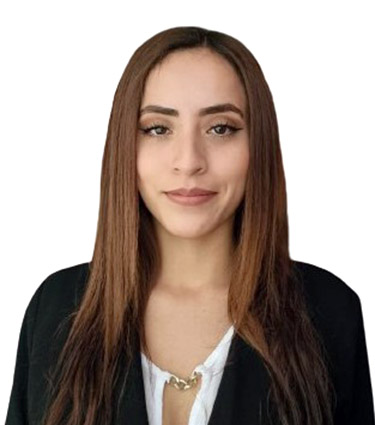
#> input picture tests/test_image.jpg, 375 x 425 px, found by its file name
$ python refine_edges.py
#> lines starting #> are read from the running program, lines starting #| are printed output that depends on the picture; after the words box and inside, x2 and y2 are one past the last pixel; in counts of white or black regions, pixels touching at a corner belong together
#> further down, img is the input picture: shape (425, 375, 3); mean B, G, R 143.6, 151.2, 164.9
#!/usr/bin/env python3
"""
Edge-refinement helper

This utility wraps several tricks that improve on “plain” Canny for
situations where edges are faint or defined mainly by colour:

    • Adaptive contrast boost (CLAHE) on the luminance channel
    • Customisable Canny thresholds
    • Channel-wise Canny on RGB  _and_  Lab a*/b* chroma channels
    • Morphological closing to bridge small gaps in the edge map
    • Optional visualisation for quick tuning

Requires:
    pip install opencv-python numpy
"""

from __future__ import annotations
from typing import Tuple, Dict, Any, List

import cv2
import numpy as np
import os

def refine_edges(
    img_bgr: np.ndarray,
    *,
    canny_lo: int = 40,
    canny_hi: int = 120,
    use_clahe: bool = True,
    clahe_grid: Tuple[int, int] = (8, 8),
    use_rgb: bool = True,
    use_lab: bool = True,
    close_kernel: int = 3,
    show: bool = False,
) -> np.ndarray:
    """
    Return a refined binary edge map.

    Parameters
    ----------
    img_bgr : np.ndarray
        Input image in BGR order (cv2.imread() default).
    canny_lo, canny_hi : int
        Thresholds for the Canny operator.  Lower them to catch fainter edges.
    use_clahe : bool
        If True, run Contrast-Limited Adaptive Histogram Equalisation on
        the grayscale luminance before Canny.
    clahe_grid : (int, int)
        Tile grid size for CLAHE (bigger ⇒ coarser contrast boost).
    use_rgb, use_lab : bool
        Run Canny on individual RGB and/or Lab a*/b* channels and OR
        the results with the base grayscale edge map.
    close_kernel : int
        Size (pixels) of the square structuring element for a morphological
        closing pass (0 disables it).
    show : bool
        Pop up OpenCV windows to preview the intermediate steps.

    Returns
    -------
    edges : np.ndarray
        Single-channel uint8 image (255 = edge, 0 = background).
    """
#> called with canny_lo = 40, canny_hi = 120, use_clahe = True, clahe_grid = (8, 8), use_rgb = True, use_lab = True, close_kernel = 3, show = False
    if img_bgr.ndim != 3 or img_bgr.shape[2] != 3:
        raise ValueError("img_bgr must be a colour image in BGR format")

    # ── 1. Base grayscale + optional CLAHE ────────────────────────────────────
    gray = cv2.cvtColor(img_bgr, cv2.COLOR_BGR2GRAY)
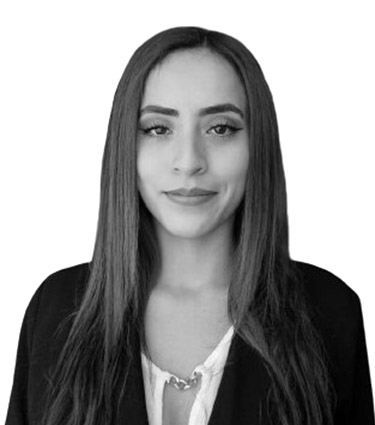
#> gray: shape (425, 375); min 0, max 255, mean 154.4
    if use_clahe:
        clahe = cv2.createCLAHE(clipLimit=2.0, tileGridSize=clahe_grid)
        gray = clahe.apply(gray)
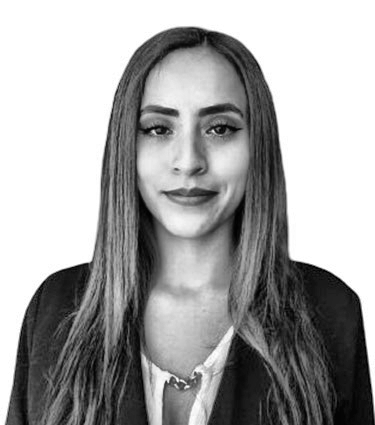
#> gray: shape (425, 375); min 1, max 255, mean 164.2

    base_edges = cv2.Canny(gray, canny_lo, canny_hi)
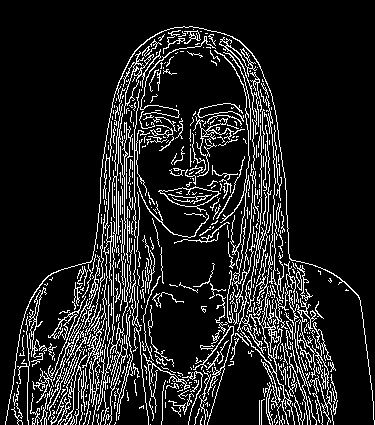
#> base_edges: shape (425, 375); 12.7% white in thin lines or dots

    # ── 2. Optional per-channel Canny on colour spaces ───────────────────────
    extras: List[np.ndarray] = []

    if use_rgb:
        for ch in cv2.split(img_bgr):               # B, G, R order
            extras.append(cv2.Canny(ch, canny_lo, canny_hi))
#> this loop made 3 passes
#> after the loop, extras = 3 items

    if use_lab:
        lab = cv2.cvtColor(img_bgr, cv2.COLOR_BGR2LAB)
#> lab: shape (425, 375, 3); mean of channels 0, 1, 2 156.1, 132.6, 134.5
        a_ch, b_ch = cv2.split(lab)[1:]             # skip L
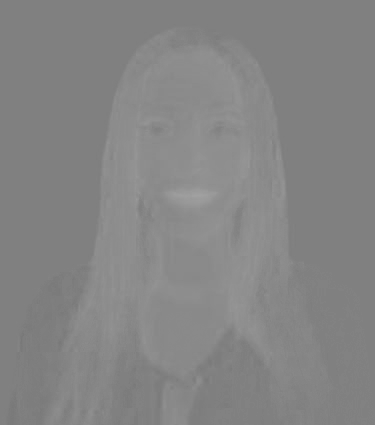
#> a_ch: shape (425, 375); min 120, max 161, mean 132.6
        extras.append(cv2.Canny(a_ch, canny_lo, canny_hi))
        extras.append(cv2.Canny(b_ch, canny_lo, canny_hi))

    # ── 3. Combine all edge maps by OR union ─────────────────────────────────
    edges = base_edges.copy()
    for e in extras:
        edges = cv2.bitwise_or(edges, e)
#> this loop made 5 passes
#> pass 1, in refine_edges, `edges = cv2.bitwise_or(edges, e)`:
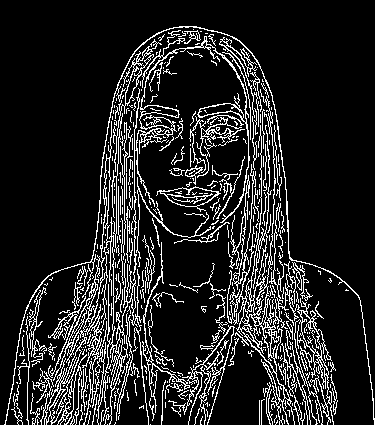
#> edges: shape (425, 375); 13.9% white in thin lines or dots
#> pass 3, in refine_edges, `edges = cv2.bitwise_or(edges, e)`:
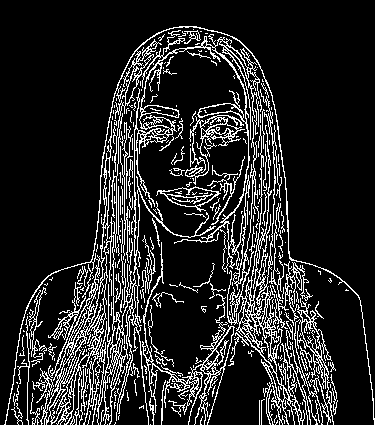
#> edges: shape (425, 375); 14.8% white in thin lines or dots

    # ── 4. Optional morphological closing to fill tiny gaps ─────────────────
    if close_kernel > 0:
        k = cv2.getStructuringElement(cv2.MORPH_RECT, (close_kernel, close_kernel))
#> k = [[1, 1, 1], [1, 1, 1], [1, 1, 1]]
        edges = cv2.morphologyEx(edges, cv2.MORPH_CLOSE, k)
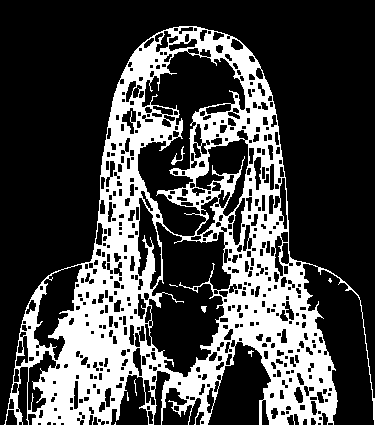
#> edges: shape (425, 375); 28% white; 9 white regions (6 under 20 px), largest, box (x1, y1, x2, y2) and area: (4, 26, 375, 425) 44509, (171, 146, 185, 165) 62, (201, 306, 207, 313) 28

    # ── 5. Debug view ────────────────────────────────────────────────────────
    if show:
        cv2.imshow("Refined edges (white = edge)", edges)
        if use_clahe:
            cv2.imshow("CLAHE grayscale", gray)
        cv2.waitKey(0)
        cv2.destroyAllWindows()

    return edges


# ─────────────────────────── Demo / CLI usage ───────────────────────────────
if __name__ == "__main__":
    img = cv2.imread("C:\\Users\\Administrador\\Documents\\INGENIERIA_EN_SOFTWARE\\TESIS\\CODIGO\\funcionalidades_validador_retratos\\tests\\test_image.jpg")
    edges = refine_edges(
        img
    )

    # Save alongside the original for quick inspection
    out_path = "_edges.png"
    cv2.imwrite(out_path, edges)
    print(f"[✓] Edge map written to {out_path}")

$ run again, with ellipse_1080.png saved as tests/test_image.jpg
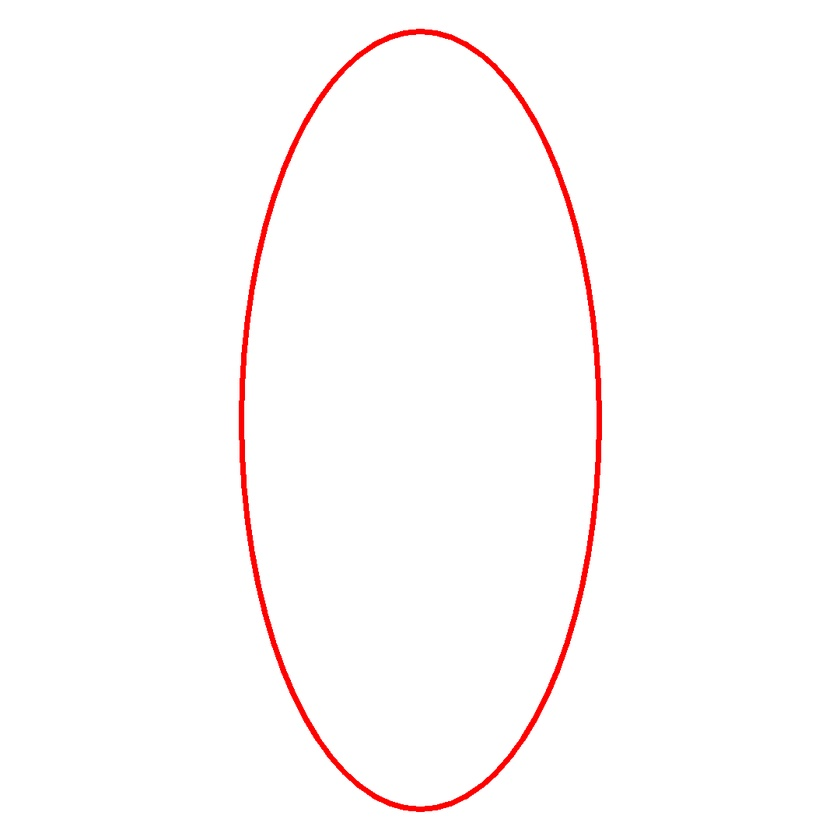
#> input picture ellipse_1080.png, 840 x 840 px, shrunk from 1080 x 1080 before the run, found by its file name
#> img is the input picture: shape (840, 840, 3); mean B, G, R 251.3, 251.3, 254.7
#> in refine_edges, `base_edges = cv2.Canny(gray, canny_lo, canny_hi)`:
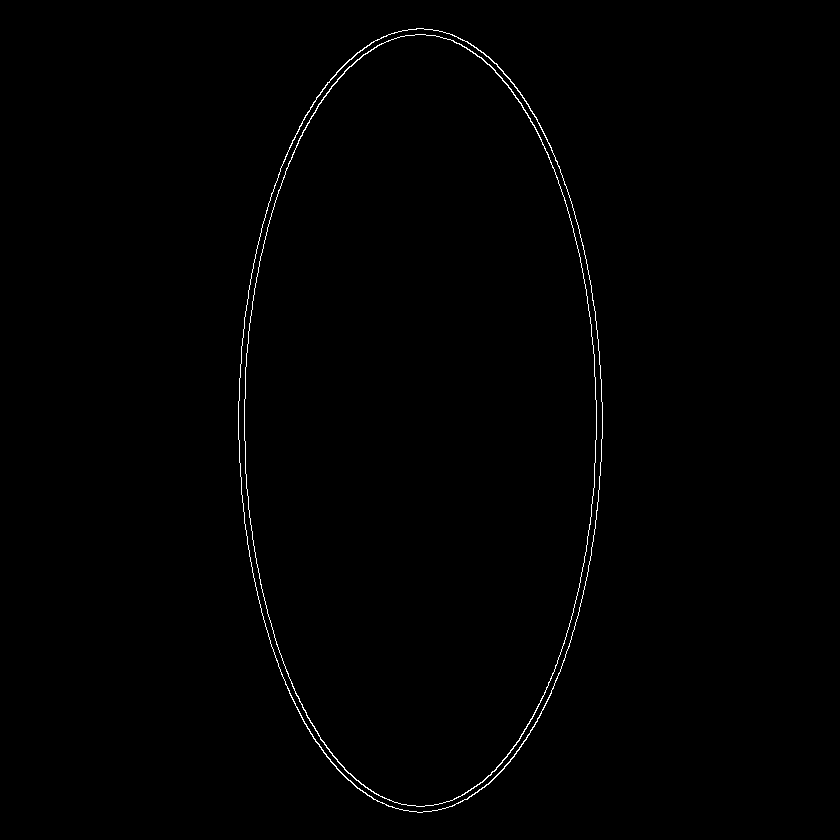
#> base_edges: shape (840, 840); 0.58% white in thin lines or dots, all inside (x1, y1, x2, y2) = (238, 28, 603, 813)
#> the loop in refine_edges, `for ch in cv2.split(img_bgr):` made 3 passes
#> after the loop in refine_edges, `for ch in cv2.split(img_bgr):`: extras = 3 items
#> lab: shape (840, 840, 3); mean of channels 0, 1, 2 253, 129.1, 128.8
#> the loop in refine_edges, `for e in extras:` made 5 passes
#> k = [[1, 1, 1], [1, 1, 1], [1, 1, 1]]
#> in refine_edges, `edges = cv2.morphologyEx(edges, cv2.MORPH_CLOSE, k)`:
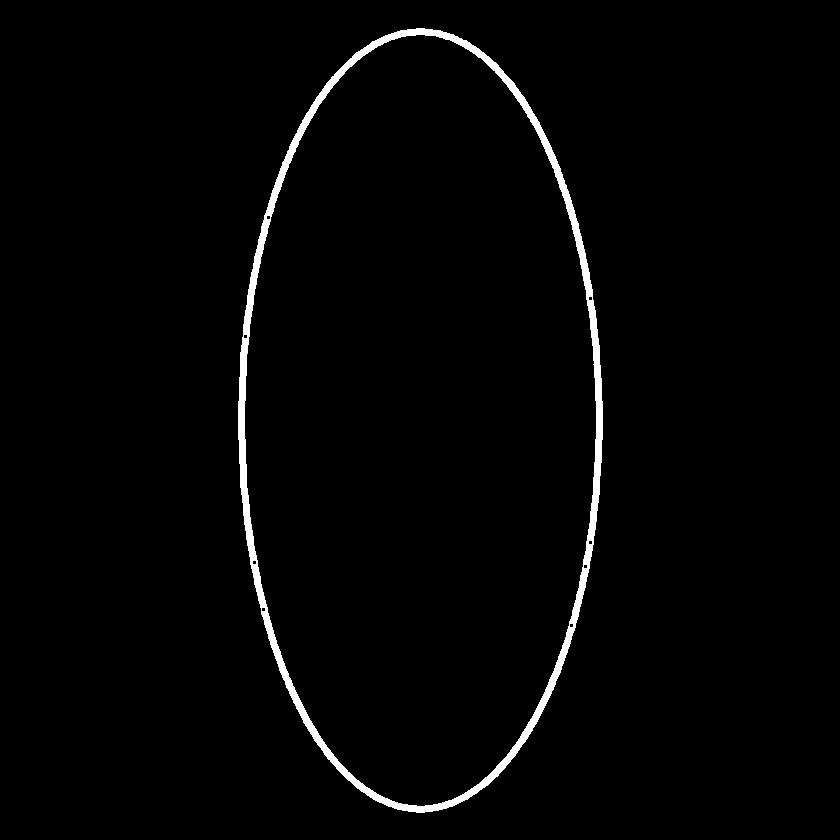
#> edges: shape (840, 840); 1.8% white; 1 white region, box (x1, y1, x2, y2) and area: (238, 28, 603, 813) 12943

$ run again, with ellipse_phone.png saved as tests/test_image.jpg
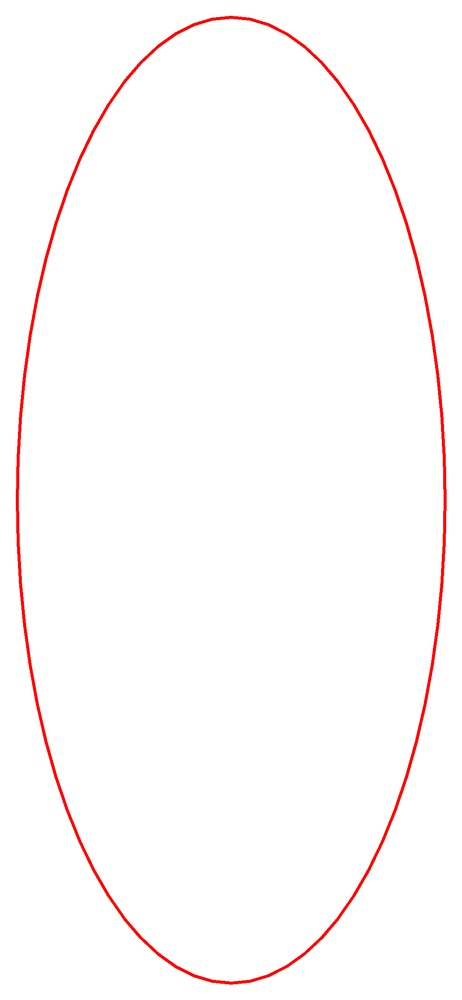
#> input picture ellipse_phone.png, 462 x 1000 px, shrunk from 1080 x 2340 before the run, found by its file name
#> img is the input picture: shape (1000, 462, 3); mean B, G, R 251.2, 251.2, 254.4
#> in refine_edges, `base_edges = cv2.Canny(gray, canny_lo, canny_hi)`:
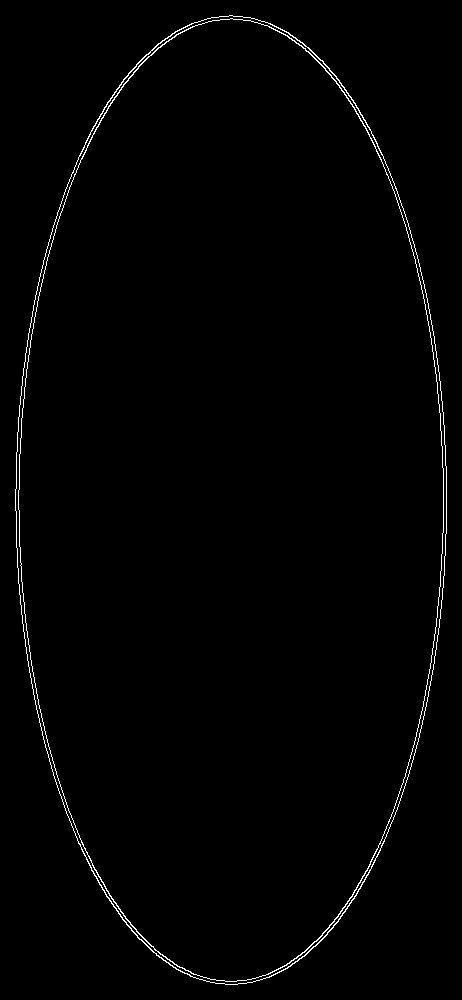
#> base_edges: shape (1000, 462); 1.1% white in thin lines or dots
#> the loop in refine_edges, `for ch in cv2.split(img_bgr):` made 3 passes
#> after the loop in refine_edges, `for ch in cv2.split(img_bgr):`: extras = 3 items
#> lab: shape (1000, 462, 3); mean of channels 0, 1, 2 252.7, 129.1, 128.8
#> the loop in refine_edges, `for e in extras:` made 5 passes
#> k = [[1, 1, 1], [1, 1, 1], [1, 1, 1]]
#> in refine_edges, `edges = cv2.morphologyEx(edges, cv2.MORPH_CLOSE, k)`:
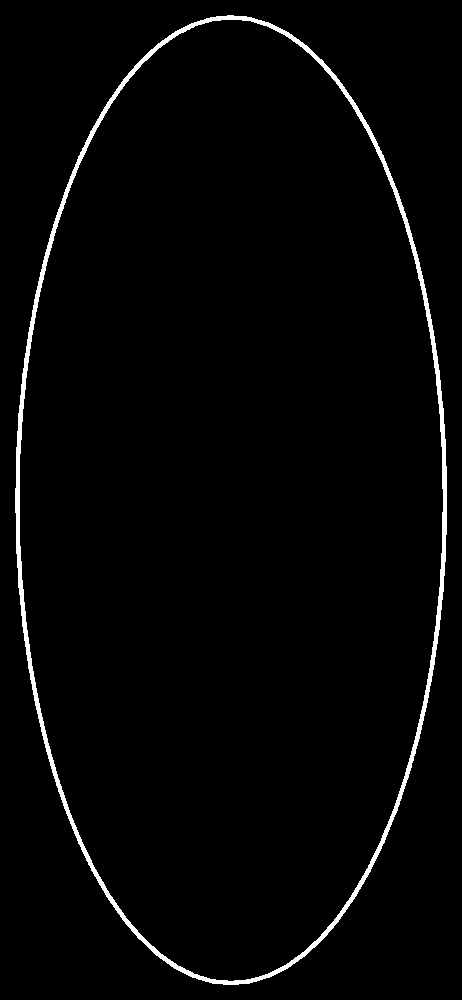
#> edges: shape (1000, 462); 2.2% white; 1 white region, box (x1, y1, x2, y2) and area: (15, 15, 447, 985) 10062
